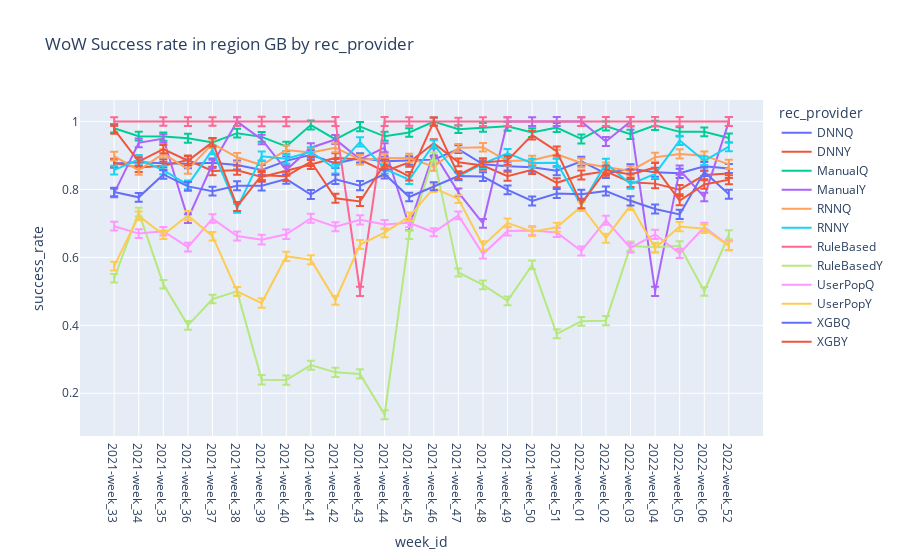

Notebook source saved alongside this figure:
### Code cell
fig=px.line(df12.reset_index().query("region=='GB'"), x='week_id', y='success_rate',error_y='CI_range',color='rec_provider', title='WoW Success rate in region GB by rec_provider')
fig.show()

### Figure 1 — Plotly figure (JSON) as saved in the notebook; plotly's stock layout.template omitted (floating-point values rounded to 4 significant figures)
{"data": [{"error_y": {"array": [0.01267, 0.01295, 0.01243, 0.01301, 0.01258, 0.01306, 0.01408, 0.01384, 0.01324, 0.01336, 0.01352, 0.01321, 0.01247, 0.01196, 0.01146, 0.01276, 0.01298, 0.01298, 0.01332, 0.01311, 0.0133, 0.01359, 0.01343, 0.01362, 0.01259, 0.01329]}, "hovertemplate": "rec_provider=DNNQ<br>week_id=%{x}<br>success_rate=%{y}<extra></extra>", "legendgroup": "DNNQ", "line": {"color": "#636efa", "dash": "solid"}, "marker": {"symbol": "circle"}, "mode": "lines", "name": "DNNQ", "orientation": "v", "showlegend": true, "type": "scatter", "x": ["2021-week_33", "2021-week_34", "2021-week_35", "2021-week_36", "2021-week_37", "2021-week_38", "2021-week_39", "2021-week_40", "2021-week_41", "2021-week_42", "2021-week_43", "2021-week_44", "2021-week_45", "2021-week_46", "2021-week_47", "2021-week_48", "2021-week_49", "2021-week_50", "2021-week_51", "2022-week_01", "2022-week_02", "2022-week_03", "2022-week_04", "2022-week_05", "2022-week_06", "2022-week_52"], "xaxis": "x", "y": [0.8766, 0.8803, 0.8776, 0.8756, 0.8785, 0.8722, 0.8577, 0.8842, 0.9022, 0.8764, 0.8929, 0.8829, 0.8856, 0.8879, 0.9186, 0.8742, 0.8688, 0.8656, 0.8551, 0.8831, 0.847, 0.8609, 0.8509, 0.8477, 0.8681, 0.8619], "yaxis": "y"}, {"error_y": {"array": [0.01267, 0.01295, 0.01243, 0.01301, 0.01258, 0.01306, 0.01408, 0.01384, 0.01324, 0.01336, 0.01352, 0.01321, 0.01247, 0.01196, 0.01146, 0.01276, 0.01298, 0.01298, 0.01332, 0.01311, 0.0133, 0.01359, 0.01343, 0.01362, 0.01259, 0.01329]}, "hovertemplate": "rec_provider=DNNY<br>week_id=%{x}<br>success_rate=%{y}<extra></extra>", "legendgroup": "DNNY", "line": {"color": "#EF553B", "dash": "solid"}, "marker": {"symbol": "circle"}, "mode": "lines", "name": "DNNY", "orientation": "v", "showlegend": true, "type": "scatter", "x": ["2021-week_33", "2021-week_34", "2021-week_35", "2021-week_36", "2021-week_37", "2021-week_38", "2021-week_39", "2021-week_40", "2021-week_41", "2021-week_42", "2021-week_43", "2021-week_44", "2021-week_45", "2021-week_46", "2021-week_47", "2021-week_48", "2021-week_49", "2021-week_50", "2021-week_51", "2022-week_01", "2022-week_02", "2022-week_03", "2022-week_04", "2022-week_05", "2022-week_06", "2022-week_52"], "xaxis": "x", "y": [0.8781, 0.8646, 0.8699, 0.887, 0.8547, 0.8566, 0.8371, 0.8543, 0.8736, 0.8932, 0.8881, 0.8536, 0.8798, 0.9364, 0.88, 0.8707, 0.839, 0.8582, 0.8197, 0.8425, 0.8535, 0.8211, 0.8173, 0.7993, 0.8425, 0.8474], "yaxis": "y"}, {"error_y": {"array": [0.01267, 0.01295, 0.01243, 0.01301, 0.01258, 0.01306, 0.01408, 0.01384, 0.01324, 0.01336, 0.01352, 0.01321, 0.01247, 0.01196, 0.01146, 0.01276, 0.01298, 0.01298, 0.01332, 0.01311, 0.0133, 0.01359, 0.01343, 0.01362, 0.01259, 0.01329]}, "hovertemplate": "rec_provider=ManualQ<br>week_id=%{x}<br>success_rate=%{y}<extra></extra>", "legendgroup": "ManualQ", "line": {"color": "#00cc96", "dash": "solid"}, "marker": {"symbol": "circle"}, "mode": "lines", "name": "ManualQ", "orientation": "v", "showlegend": true, "type": "scatter", "x": ["2021-week_33", "2021-week_34", "2021-week_35", "2021-week_36", "2021-week_37", "2021-week_38", "2021-week_39", "2021-week_40", "2021-week_41", "2021-week_42", "2021-week_43", "2021-week_44", "2021-week_45", "2021-week_46", "2021-week_47", "2021-week_48", "2021-week_49", "2021-week_50", "2021-week_51", "2022-week_01", "2022-week_02", "2022-week_03", "2022-week_04", "2022-week_05", "2022-week_06", "2022-week_52"], "xaxis": "x", "y": [0.9804, 0.9571, 0.9558, 0.951, 0.9388, 0.9659, 0.955, 0.9268, 0.9898, 0.9474, 0.9851, 0.9565, 0.9677, 1, 0.9778, 0.9828, 0.9863, 0.9677, 0.9825, 0.9487, 0.9868, 0.9625, 0.9888, 0.9697, 0.9697, 0.9516], "yaxis": "y"}, {"error_y": {"array": [0.01267, 0.01295, 0.01243, 0.01301, 0.01258, 0.01306, 0.01408, 0.01384, 0.01324, 0.01336, 0.01352, 0.01321, 0.01247, 0.01196, 0.01146, 0.01276, 0.01298, 0.01298, 0.01332, 0.01311, 0.0133, 0.01359, 0.01343, 0.01362, 0.01259, 0.01329]}, "hovertemplate": "rec_provider=ManualY<br>week_id=%{x}<br>success_rate=%{y}<extra></extra>", "legendgroup": "ManualY", "line": {"color": "#ab63fa", "dash": "solid"}, "marker": {"symbol": "circle"}, "mode": "lines", "name": "ManualY", "orientation": "v", "showlegend": true, "type": "scatter", "x": ["2021-week_33", "2021-week_34", "2021-week_35", "2021-week_36", "2021-week_37", "2021-week_38", "2021-week_39", "2021-week_40", "2021-week_41", "2021-week_42", "2021-week_43", "2021-week_44", "2021-week_45", "2021-week_46", "2021-week_47", "2021-week_48", "2021-week_49", "2021-week_50", "2021-week_51", "2022-week_01", "2022-week_02", "2022-week_03", "2022-week_04", "2022-week_05", "2022-week_06", "2022-week_52"], "xaxis": "x", "y": [0.7895, 0.9375, 0.95, 0.7143, 0.875, 1, 0.9474, 0.8571, 0.9231, 0.9474, 0.8889, 0.9231, 0.6923, 0.9084, 0.7917, 0.7, 1, 1, 1, 1, 0.9412, 1, 0.5, 0.8571, 0.7778, 1], "yaxis": "y"}, {"error_y": {"array": [0.01267, 0.01295, 0.01243, 0.01301, 0.01258, 0.01306, 0.01408, 0.01384, 0.01324, 0.01336, 0.01352, 0.01321, 0.01247, 0.01196, 0.01146, 0.01276, 0.01298, 0.01298, 0.01332, 0.01311, 0.0133, 0.01359, 0.01343, 0.01362, 0.01259, 0.01329]}, "hovertemplate": "rec_provider=RNNQ<br>week_id=%{x}<br>success_rate=%{y}<extra></extra>", "legendgroup": "RNNQ", "line": {"color": "#FFA15A", "dash": "solid"}, "marker": {"symbol": "circle"}, "mode": "lines", "name": "RNNQ", "orientation": "v", "showlegend": true, "type": "scatter", "x": ["2021-week_33", "2021-week_34", "2021-week_35", "2021-week_36", "2021-week_37", "2021-week_38", "2021-week_39", "2021-week_40", "2021-week_41", "2021-week_42", "2021-week_43", "2021-week_44", "2021-week_45", "2021-week_46", "2021-week_47", "2021-week_48", "2021-week_49", "2021-week_50", "2021-week_51", "2022-week_01", "2022-week_02", "2022-week_03", "2022-week_04", "2022-week_05", "2022-week_06", "2022-week_52"], "xaxis": "x", "y": [0.8982, 0.8562, 0.9058, 0.8594, 0.9347, 0.8947, 0.872, 0.916, 0.9087, 0.9231, 0.8879, 0.8921, 0.8926, 0.8671, 0.9226, 0.9245, 0.8837, 0.8864, 0.9034, 0.878, 0.8665, 0.8545, 0.895, 0.9047, 0.8996, 0.8739], "yaxis": "y"}, {"error_y": {"array": [0.01267, 0.01295, 0.01243, 0.01301, 0.01258, 0.01306, 0.01408, 0.01384, 0.01324, 0.01336, 0.01352, 0.01321, 0.01247, 0.01196, 0.01146, 0.01276, 0.01298, 0.01298, 0.01332, 0.01311, 0.0133, 0.01359, 0.01343, 0.01362, 0.01259, 0.01329]}, "hovertemplate": "rec_provider=RNNY<br>week_id=%{x}<br>success_rate=%{y}<extra></extra>", "legendgroup": "RNNY", "line": {"color": "#19d3f3", "dash": "solid"}, "marker": {"symbol": "circle"}, "mode": "lines", "name": "RNNY", "orientation": "v", "showlegend": true, "type": "scatter", "x": ["2021-week_33", "2021-week_34", "2021-week_35", "2021-week_36", "2021-week_37", "2021-week_38", "2021-week_39", "2021-week_40", "2021-week_41", "2021-week_42", "2021-week_43", "2021-week_44", "2021-week_45", "2021-week_46", "2021-week_47", "2021-week_48", "2021-week_49", "2021-week_50", "2021-week_51", "2022-week_01", "2022-week_02", "2022-week_03", "2022-week_04", "2022-week_05", "2022-week_06", "2022-week_52"], "xaxis": "x", "y": [0.8571, 0.8889, 0.8571, 0.8136, 0.9167, 0.7447, 0.898, 0.8906, 0.9111, 0.8605, 0.94, 0.8605, 0.8286, 0.9333, 0.8387, 0.8762, 0.9062, 0.8778, 0.8788, 0.7538, 0.8769, 0.8158, 0.8462, 0.9444, 0.8846, 0.9259], "yaxis": "y"}, {"error_y": {"array": [0.01267, 0.01243, 0.01301, 0.01258, 0.01306, 0.01408, 0.01384, 0.01336, 0.01352, 0.01321, 0.01247, 0.01196, 0.01146, 0.01276, 0.01298, 0.01311, 0.0133, 0.01359, 0.01343, 0.01362, 0.01329]}, "hovertemplate": "rec_provider=RuleBased<br>week_id=%{x}<br>success_rate=%{y}<extra></extra>", "legendgroup": "RuleBased", "line": {"color": "#FF6692", "dash": "solid"}, "marker": {"symbol": "circle"}, "mode": "lines", "name": "RuleBased", "orientation": "v", "showlegend": true, "type": "scatter", "x": ["2021-week_33", "2021-week_35", "2021-week_36", "2021-week_37", "2021-week_38", "2021-week_39", "2021-week_40", "2021-week_42", "2021-week_43", "2021-week_44", "2021-week_45", "2021-week_46", "2021-week_47", "2021-week_48", "2021-week_49", "2022-week_01", "2022-week_02", "2022-week_03", "2022-week_04", "2022-week_05", "2022-week_52"], "xaxis": "x", "y": [1, 1, 1, 1, 1, 1, 1, 1, 0.5, 1, 1, 1, 1, 1, 1, 1, 1, 1, 1, 1, 1], "yaxis": "y"}, {"error_y": {"array": [0.01267, 0.01295, 0.01243, 0.01301, 0.01258, 0.01306, 0.01408, 0.01384, 0.01324, 0.01336, 0.01352, 0.01321, 0.01247, 0.01196, 0.01146, 0.01276, 0.01298, 0.01298, 0.01332, 0.01311, 0.0133, 0.01359, 0.01343, 0.01362, 0.01259, 0.01329]}, "hovertemplate": "rec_provider=RuleBasedY<br>week_id=%{x}<br>success_rate=%{y}<extra></extra>", "legendgroup": "RuleBasedY", "line": {"color": "#B6E880", "dash": "solid"}, "marker": {"symbol": "circle"}, "mode": "lines", "name": "RuleBasedY", "orientation": "v", "showlegend": true, "type": "scatter", "x": ["2021-week_33", "2021-week_34", "2021-week_35", "2021-week_36", "2021-week_37", "2021-week_38", "2021-week_39", "2021-week_40", "2021-week_41", "2021-week_42", "2021-week_43", "2021-week_44", "2021-week_45", "2021-week_46", "2021-week_47", "2021-week_48", "2021-week_49", "2021-week_50", "2021-week_51", "2022-week_01", "2022-week_02", "2022-week_03", "2022-week_04", "2022-week_05", "2022-week_06", "2022-week_52"], "xaxis": "x", "y": [0.5385, 0.7333, 0.5208, 0.4, 0.4773, 0.5, 0.2395, 0.2387, 0.2827, 0.2615, 0.2568, 0.1368, 0.6667, 0.8974, 0.5556, 0.5192, 0.4722, 0.5778, 0.375, 0.4118, 0.4138, 0.6333, 0.6296, 0.6341, 0.5, 0.6667], "yaxis": "y"}, {"error_y": {"array": [0.01267, 0.01295, 0.01243, 0.01301, 0.01258, 0.01306, 0.01408, 0.01384, 0.01324, 0.01336, 0.01352, 0.01321, 0.01247, 0.01196, 0.01146, 0.01276, 0.01298, 0.01298, 0.01332, 0.01311, 0.0133, 0.01359, 0.01343, 0.01362, 0.01259, 0.01329]}, "hovertemplate": "rec_provider=UserPopQ<br>week_id=%{x}<br>success_rate=%{y}<extra></extra>", "legendgroup": "UserPopQ", "line": {"color": "#FF97FF", "dash": "solid"}, "marker": {"symbol": "circle"}, "mode": "lines", "name": "UserPopQ", "orientation": "v", "showlegend": true, "type": "scatter", "x": ["2021-week_33", "2021-week_34", "2021-week_35", "2021-week_36", "2021-week_37", "2021-week_38", "2021-week_39", "2021-week_40", "2021-week_41", "2021-week_42", "2021-week_43", "2021-week_44", "2021-week_45", "2021-week_46", "2021-week_47", "2021-week_48", "2021-week_49", "2021-week_50", "2021-week_51", "2022-week_01", "2022-week_02", "2022-week_03", "2022-week_04", "2022-week_05", "2022-week_06", "2022-week_52"], "xaxis": "x", "y": [0.692, 0.6701, 0.6773, 0.6303, 0.7143, 0.663, 0.6523, 0.668, 0.7153, 0.6904, 0.7105, 0.6966, 0.7018, 0.674, 0.7235, 0.6098, 0.6777, 0.6789, 0.6737, 0.619, 0.7094, 0.6281, 0.668, 0.6116, 0.6893, 0.6351], "yaxis": "y"}, {"error_y": {"array": [0.01267, 0.01295, 0.01243, 0.01301, 0.01258, 0.01306, 0.01408, 0.01384, 0.01324, 0.01336, 0.01352, 0.01321, 0.01247, 0.01196, 0.01146, 0.01276, 0.01298, 0.01298, 0.01332, 0.01311, 0.0133, 0.01359, 0.01343, 0.01362, 0.01259, 0.01329]}, "hovertemplate": "rec_provider=UserPopY<br>week_id=%{x}<br>success_rate=%{y}<extra></extra>", "legendgroup": "UserPopY", "line": {"color": "#FECB52", "dash": "solid"}, "marker": {"symbol": "circle"}, "mode": "lines", "name": "UserPopY", "orientation": "v", "showlegend": true, "type": "scatter", "x": ["2021-week_33", "2021-week_34", "2021-week_35", "2021-week_36", "2021-week_37", "2021-week_38", "2021-week_39", "2021-week_40", "2021-week_41", "2021-week_42", "2021-week_43", "2021-week_44", "2021-week_45", "2021-week_46", "2021-week_47", "2021-week_48", "2021-week_49", "2021-week_50", "2021-week_51", "2022-week_01", "2022-week_02", "2022-week_03", "2022-week_04", "2022-week_05", "2022-week_06", "2022-week_52"], "xaxis": "x", "y": [0.5745, 0.7222, 0.6667, 0.7234, 0.6625, 0.5, 0.4655, 0.6032, 0.5932, 0.4737, 0.6379, 0.6727, 0.72, 0.8046, 0.7719, 0.6346, 0.7018, 0.6757, 0.6885, 0.75, 0.6567, 0.7532, 0.6275, 0.6909, 0.6842, 0.6339], "yaxis": "y"}, {"error_y": {"array": [0.01267, 0.01295, 0.01243, 0.01301, 0.01258, 0.01306, 0.01408, 0.01384, 0.01324, 0.01336, 0.01352, 0.01321, 0.01247, 0.01196, 0.01146, 0.01276, 0.01298, 0.01298, 0.01332, 0.01311, 0.0133, 0.01359, 0.01343, 0.01362, 0.01259, 0.01329]}, "hovertemplate": "rec_provider=XGBQ<br>week_id=%{x}<br>success_rate=%{y}<extra></extra>", "legendgroup": "XGBQ", "line": {"color": "#636efa", "dash": "solid"}, "marker": {"symbol": "circle"}, "mode": "lines", "name": "XGBQ", "orientation": "v", "showlegend": true, "type": "scatter", "x": ["2021-week_33", "2021-week_34", "2021-week_35", "2021-week_36", "2021-week_37", "2021-week_38", "2021-week_39", "2021-week_40", "2021-week_41", "2021-week_42", "2021-week_43", "2021-week_44", "2021-week_45", "2021-week_46", "2021-week_47", "2021-week_48", "2021-week_49", "2021-week_50", "2021-week_51", "2022-week_01", "2022-week_02", "2022-week_03", "2022-week_04", "2022-week_05", "2022-week_06", "2022-week_52"], "xaxis": "x", "y": [0.7927, 0.7769, 0.8444, 0.8092, 0.7951, 0.811, 0.811, 0.8305, 0.7853, 0.8297, 0.8114, 0.8455, 0.7778, 0.8097, 0.8394, 0.838, 0.799, 0.7662, 0.788, 0.7861, 0.7953, 0.7667, 0.7425, 0.7267, 0.8521, 0.7857], "yaxis": "y"}, {"error_y": {"array": [0.01267, 0.01295, 0.01243, 0.01301, 0.01258, 0.01306, 0.01408, 0.01384, 0.01324, 0.01336, 0.01352, 0.01321, 0.01247, 0.01196, 0.01146, 0.01276, 0.01298, 0.01298, 0.01332, 0.01311, 0.0133, 0.01359, 0.01343, 0.01362, 0.01259, 0.01329]}, "hovertemplate": "rec_provider=XGBY<br>week_id=%{x}<br>success_rate=%{y}<extra></extra>", "legendgroup": "XGBY", "line": {"color": "#EF553B", "dash": "solid"}, "marker": {"symbol": "circle"}, "mode": "lines", "name": "XGBY", "orientation": "v", "showlegend": true, "type": "scatter", "x": ["2021-week_33", "2021-week_34", "2021-week_35", "2021-week_36", "2021-week_37", "2021-week_38", "2021-week_39", "2021-week_40", "2021-week_41", "2021-week_42", "2021-week_43", "2021-week_44", "2021-week_45", "2021-week_46", "2021-week_47", "2021-week_48", "2021-week_49", "2021-week_50", "2021-week_51", "2022-week_01", "2022-week_02", "2022-week_03", "2022-week_04", "2022-week_05", "2022-week_06", "2022-week_52"], "xaxis": "x", "y": [0.9767, 0.8824, 0.9189, 0.8846, 0.9394, 0.75, 0.8421, 0.8387, 0.8824, 0.7742, 0.7647, 0.875, 0.8387, 1, 0.8421, 0.8793, 0.8857, 0.96, 0.913, 0.7576, 0.8571, 0.8444, 0.8649, 0.7674, 0.8148, 0.8286], "yaxis": "y"}], "layout": {"autosize": true, "legend": {"title": {"text": "rec_provider"}, "tracegroupgap": 0}, "title": {"text": "WoW Success rate in region GB by rec_provider"}, "xaxis": {"anchor": "y", "autorange": true, "domain": [0, 1], "range": [-1.389, 26.39], "title": {"text": "week_id"}, "type": "category"}, "yaxis": {"anchor": "x", "autorange": true, "domain": [0, 1], "range": [0.07407, 1.064], "title": {"text": "success_rate"}, "type": "linear"}}}
